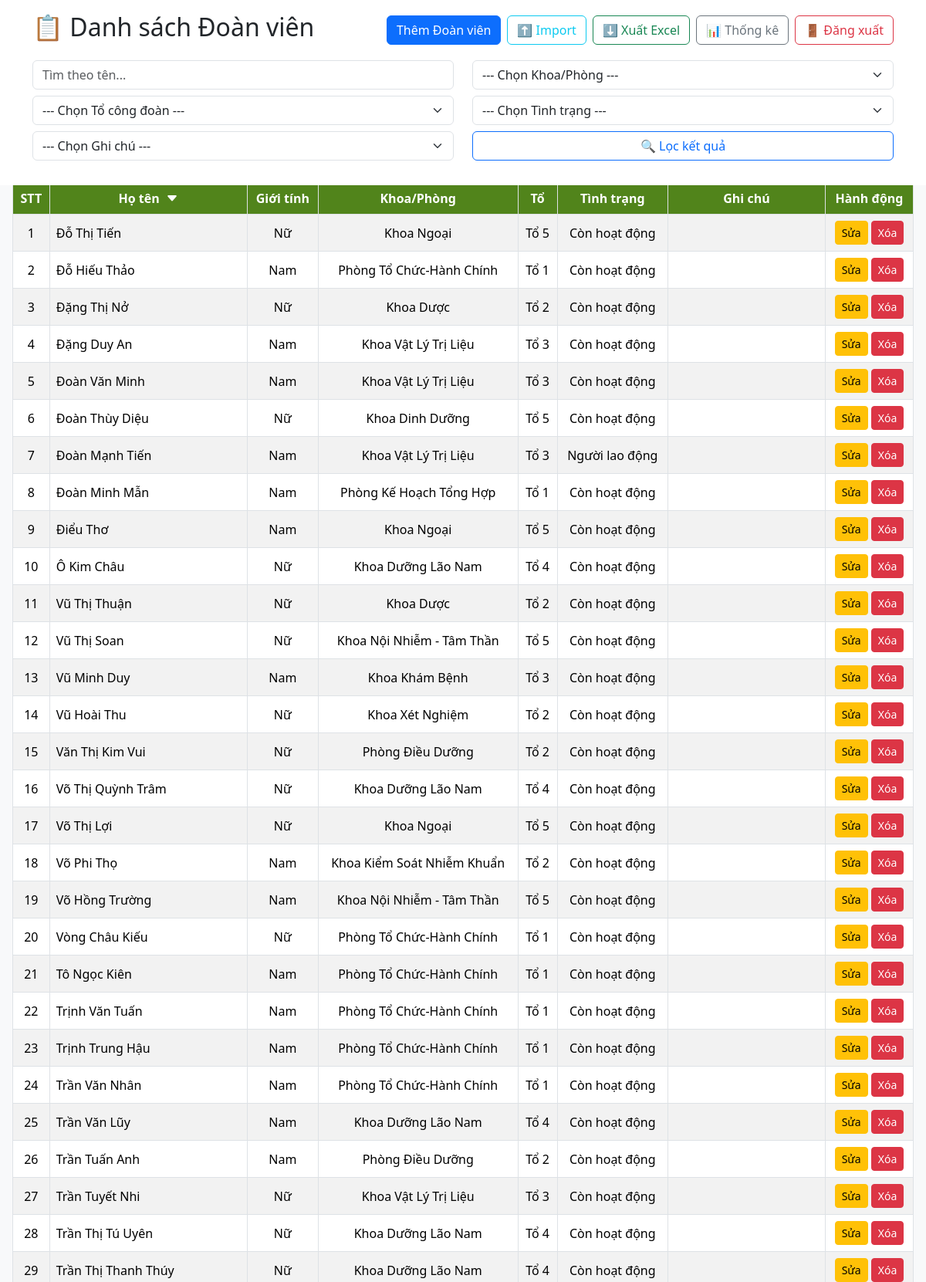
Page /?sort=name&direction=desc (signed in, upper part) on the committed database.
### doanvien/models.py (models this page shows, shortened)
class Member(models.Model):
    name = models.CharField(max_length=180)
    gender = models.CharField(max_length=10, choices=[('Nam','Nam'),('Nữ','Nữ')])
    department = models.ForeignKey(Department, on_delete=models.SET_NULL, null=True)
    group = models.ForeignKey(Group, on_delete=models.SET_NULL, null=True)
    status = models.CharField(
        max_length=50,
        choices=[
            ('Còn hoạt động','Còn hoạt động'),
            ('Hưu','Hưu'),
            ('Ngưng hoạt động','Ngưng hoạt động'),
        ],
        null=True,
        blank=True
    )
    note = models.CharField(
        max_length=50,
        choices=[
            ('Chủ tịch BCH CĐCS','Chủ tịch BCH CĐCS'),
            ('Phó chủ tịch BCH CĐCS','Phó chủ tịch BCH CĐCS'),
            ('Uỷ viên BCH CĐCS','Uỷ viên BCH CĐCS'),
            ('Tổ trưởng', 'Tổ trưởng'),
            ('Tổ phó', 'Tổ phó'),
            ('Người lao động', 'Người lao động'),
        ],
        null=True,
        blank=True
    )

class Department(models.Model):
    name = models.CharField(max_length=100)

class Group(models.Model):
    name = models.CharField(max_length=10)

### doanvien/views.py (the view)
# urls.py: path('', views.member_list, name='member-list'),  # Trang chủ
@login_required
def member_list(request):
    search = request.GET.get('q','')
    department_filter = request.GET.get('department','')
    group_filter = request.GET.get('group','')
    status_filter = request.GET.get('status','')
    note_filter = request.GET.get('note','')
    sort = request.GET.get('sort','name')
    direction = request.GET.get('direction','asc')
    members = Member.objects.all()
    if search:
        members = members.filter(name__icontains=search)
    if department_filter:
        members = members.filter(department_id=department_filter)
    if group_filter:
        members = members.filter(group_id=group_filter)
    if status_filter:
        members = members.filter(status = status_filter)
    if note_filter:
        members = members.filter(note = note_filter)
    if direction == 'desc':
        members = members.order_by(f'-{sort}')
    else:
        members = members.order_by(sort)
    departments = Department.objects.all()
    groups = Group.objects.all()
    status_choices = [choice[0] for choice in Member._meta.get_field('status').choices]
    note_choices = [choice[0] for choice in Member._meta.get_field('note').choices]
    return render(request, 'doanvien/member_list.html',{
        'members':members,
        'search': search,
        'departments': departments,
        'groups': groups,
        'selected_department': department_filter,
        'selected_group': group_filter,
        'selected_status': status_filter,
        'statuses': status_choices,
        'selected_note': note_filter,
        'notes': note_choices,
        'query_string': request.GET.urlencode(),
        'current_sort': sort,
        'current_direction': direction,
    })

### doanvien/templates/doanvien/member_list.html (shortened to what this page needs)
{% load static %}
<!DOCTYPE html>
<html>
<head>
    <link href="https://cdn.jsdelivr.net/npm/bootstrap@5.3.3/dist/css/bootstrap.min.css" rel="stylesheet">
    <link rel="stylesheet" href="https://cdn.jsdelivr.net/npm/bootstrap-icons@1.13.1/font/bootstrap-icons.min.css">
</head>
<body class="bg-light">
    <div class="fixed-header">
        <div class="container">
            <div class="d-flex justify-content-between align-items-center mb-3">
                <h2>📋 Danh sách Đoàn viên</h2>
                <div class="d-flex gap-2">
                    <a href="{% url 'add-member' %}" class="btn btn-primary">Thêm Đoàn viên</a>
                    <a href="{% url 'import-members' %}" class="btn btn-outline-info">⬆️ Import</a>
                    <a href="{% url 'export-member-list' %}" class="btn btn-outline-success">⬇️ Xuất Excel</a>
                    <a href="{% url 'member-stats' %}" class="btn btn-outline-secondary">📊 Thống kê</a>
                    <a href="{% url 'logout' %}" class="btn btn-outline-danger">🚪 Đăng xuất</a>
                </div>
            </div>
            <form method="GET" class="mb-3">
                <div class="row mb-2">
                    <div class="col-md-6">
                        <input type="text" name="q" class="form-control" placeholder="Tìm theo tên..." value="{{ search }}">
                    </div>
                    <div class="col-md-6">
                        <select name="department" class="form-select">
                            <option value="">--- Chọn Khoa/Phòng ---</option>
                        </select>
                    </div>
                </div>
                <div class="row mb-2">
                    <div class="col-md-6">
                        <select name="group" class="form-select">
                            <option value="">--- Chọn Tổ công đoàn ---</option>
                        </select>
                    </div>
                    <div class="col-md-6">
                        <select name="status" class="form-select">
                            <option value="">--- Chọn Tình trạng ---</option>
                        </select>
                    </div>
                </div>
                <div class="row">
                    <div class="col-md-6">
                        <select name="note" class="form-select">
                            <option value="">--- Chọn Ghi chú ---</option>
                        </select>
                    </div>
                    <div class="col-md-6 text-end">
                        <button class="btn btn-outline-primary w-100">🔍 Lọc kết quả</button>
                    </div>
                </div>
            </form>
        </div>
    </div>
    <div class="scrollable-table">
        <table class="table table-bordered table-striped table-responsive">
            <thead class="text-center align-middle">
                <tr>
                    <th>STT</th>
                    <th>
                        <a class="text-white text-decoration-none" href="?{% if query_string %}{{ query_string }}&{% endif %}sort=name&direction={% if current_sort == 'name' and current_direction == 'asc' %}desc{% else %}asc{% endif %}">Họ tên
                            {% if current_sort == 'name' %}
                            <i class="bi {% if current_direction == 'asc' %}bi-caret-up-fill{% else %}bi-caret-down-fill{% endif %} ms-1"></i>
                            {% endif %}
                        </a>
                    </th>
                    <th>
                        <a class="text-white text-decoration-none" href="?{% if query_string %}{{ query_string }}&{% endif %}sort=gender&direction={% if current_sort == 'gender' and current_direction == 'asc' %}desc{% else %}asc{% endif %}">Giới tính
                        </a>
                    </th>
                    <th>
                        <a class="text-white text-decoration-none" href="?{% if query_string %}{{ query_string }}&{% endif %}sort=department__name&direction={% if current_sort == 'department__name' and current_direction == 'asc' %}desc{% else %}asc{% endif %}">Khoa/Phòng
                        </a>
                    </th>
                    <th>
                        <a class="text-white text-decoration-none" href="?{% if query_string %}{{ query_string }}&{% endif %}sort=group__name&direction={% if current_sort == 'group__name' and current_direction == 'asc' %}desc{% else %}asc{% endif %}">Tổ
                        </a>
                    </th>
                    <th>
                        <a class="text-white text-decoration-none" href="?{% if query_string %}{{ query_string }}&{% endif %}sort=status&direction={% if current_sort == 'status' and current_direction == 'asc' %}desc{% else %}asc{% endif %}">Tình trạng
                        </a>
                    </th>
                    <th>
                        Ghi chú
                    </th>
                    <th>Hành động</th>
                </tr>
            </thead>
            <tbody class='text-center align-middle'>
                {% for member in members %}
                <tr>
                    <td>{{ forloop.counter }}</td>
                    <td class='text-start align-middle'>{{ member.name }}</td>
                    <td>{{ member.gender }}</td>
                    <td>{{ member.department.name }}</td>
                    <td>{{ member.group.name }}</td>
                    <td>{{ member.status }}</td>
                    <td>{{ member.note|default:"" }}</td>
                    <td>
                        <a href="{% url 'edit-member' member.id %}" class="btn btn-sm btn-warning">Sửa</a>
                        <a href="{% url 'delete-member' member.id %}" class="btn btn-sm btn-danger">Xóa</a>
                    </td>
                </tr>
                {% empty %}
                <tr>
                    <td colspan="8">Không tìm thấy đoàn viên nào.</td>
                </tr>
                {% endfor %}
            </tbody>
        </table>
    </div>
</body>
</html>

### doanvien/templates/doanvien/member_list.html (style rules this page uses)
html, body { height: 100%; margin: 0; overflow: hidden; }
.fixed-header { position: fixed; top: 0; left: 0; right: 0; background: white; z-index: 1000; padding: 1rem; }
.scrollable-table { position: absolute; top: 220px; left: 0; right: 0; bottom: 0; overflow-y: auto; overflow-x: auto; padding: 1rem; background-color: #f8f9fa; }
thead th { position: sticky; top: 0; background-color: rgb(81, 132, 27) !important; color: white !important; z-index: 999; }
.scrollable-table tbody tr:first-child td { border-top: none !important; }

### rows in the picture
Member: name "Đỗ Thị Tiến", gender "Nữ", department.name "Khoa Ngoại", group.name "Tổ 5", status "Còn hoạt động"
Member: name "Đỗ Hiếu Thảo", gender "Nam", department.name "Phòng Tổ Chức-Hành Chính", group.name "Tổ 1", status "Còn hoạt động"
Member: name "Đặng Thị Nở", gender "Nữ", department.name "Khoa Dược", group.name "Tổ 2", status "Còn hoạt động"
Member: name "Đặng Duy An", gender "Nam", department.name "Khoa Vật Lý Trị Liệu", group.name "Tổ 3", status "Còn hoạt động"
Member: name "Đoàn Văn Minh", gender "Nam", department.name "Khoa Vật Lý Trị Liệu", group.name "Tổ 3", status "Còn hoạt động"
Member: name "Đoàn Thùy Diệu", gender "Nữ", department.name "Khoa Dinh Dưỡng", group.name "Tổ 5", status "Còn hoạt động"
Member: name "Đoàn Mạnh Tiến", gender "Nam", department.name "Khoa Vật Lý Trị Liệu", group.name "Tổ 3", status "Người lao động"
Member: name "Đoàn Minh Mẫn", gender "Nam", department.name "Phòng Kế Hoạch Tổng Hợp", group.name "Tổ 1", status "Còn hoạt động"
Member: name "Điểu Thơ", gender "Nam", department.name "Khoa Ngoại", group.name "Tổ 5", status "Còn hoạt động"
Member: name "Ô Kim Châu", gender "Nữ", department.name "Khoa Dưỡng Lão Nam", group.name "Tổ 4", status "Còn hoạt động"
Member: name "Vũ Thị Thuận", gender "Nữ", department.name "Khoa Dược", group.name "Tổ 2", status "Còn hoạt động"
Member: name "Vũ Thị Soan", gender "Nữ", department.name "Khoa Nội Nhiễm - Tâm Thần", group.name "Tổ 5", status "Còn hoạt động"
Member: name "Vũ Minh Duy", gender "Nam", department.name "Khoa Khám Bệnh", group.name "Tổ 3", status "Còn hoạt động"
Member: name "Vũ Hoài Thu", gender "Nữ", department.name "Khoa Xét Nghiệm", group.name "Tổ 2", status "Còn hoạt động"
Member: name "Văn Thị Kim Vui", gender "Nữ", department.name "Phòng Điều Dưỡng", group.name "Tổ 2", status "Còn hoạt động"
Member: name "Võ Thị Quỳnh Trâm", gender "Nữ", department.name "Khoa Dưỡng Lão Nam", group.name "Tổ 4", status "Còn hoạt động"
Member: name "Võ Thị Lợi", gender "Nữ", department.name "Khoa Ngoại", group.name "Tổ 5", status "Còn hoạt động"
Member: name "Võ Phi Thọ", gender "Nam", department.name "Khoa Kiểm Soát Nhiễm Khuẩn", group.name "Tổ 2", status "Còn hoạt động"
Member: name "Võ Hồng Trường", gender "Nam", department.name "Khoa Nội Nhiễm - Tâm Thần", group.name "Tổ 5", status "Còn hoạt động"
Member: name "Vòng Châu Kiếu", gender "Nữ", department.name "Phòng Tổ Chức-Hành Chính", group.name "Tổ 1", status "Còn hoạt động"
Member: name "Tô Ngọc Kiên", gender "Nam", department.name "Phòng Tổ Chức-Hành Chính", group.name "Tổ 1", status "Còn hoạt động"
Member: name "Trịnh Văn Tuấn", gender "Nam", department.name "Phòng Tổ Chức-Hành Chính", group.name "Tổ 1", status "Còn hoạt động"
Member: name "Trịnh Trung Hậu", gender "Nam", department.name "Phòng Tổ Chức-Hành Chính", group.name "Tổ 1", status "Còn hoạt động"
Member: name "Trần Văn Nhân", gender "Nam", department.name "Phòng Tổ Chức-Hành Chính", group.name "Tổ 1", status "Còn hoạt động"
Member: name "Trần Văn Lũy", gender "Nam", department.name "Khoa Dưỡng Lão Nam", group.name "Tổ 4", status "Còn hoạt động"
Member: name "Trần Tuấn Anh", gender "Nam", department.name "Phòng Điều Dưỡng", group.name "Tổ 2", status "Còn hoạt động"
Member: name "Trần Tuyết Nhi", gender "Nữ", department.name "Khoa Vật Lý Trị Liệu", group.name "Tổ 3", status "Còn hoạt động"
Member: name "Trần Thị Tú Uyên", gender "Nữ", department.name "Khoa Dưỡng Lão Nam", group.name "Tổ 4", status "Còn hoạt động"
Member: name "Trần Thị Thanh Thúy", gender "Nữ", department.name "Khoa Dưỡng Lão Nam", group.name "Tổ 4", status "Còn hoạt động"
